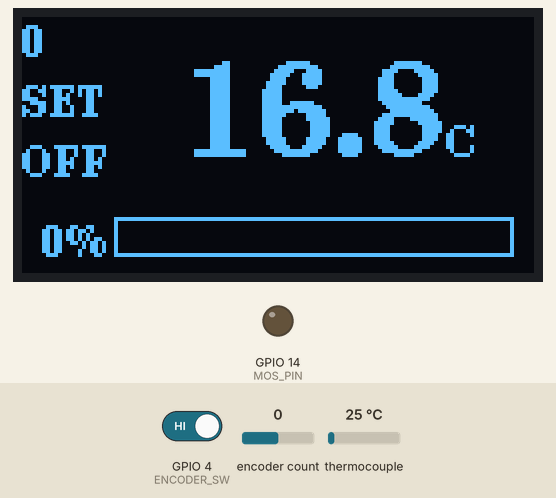
Simulated run of this program. Board: Seeed XIAO ESP32-S3. On the bench: 128×64 one-colour display, output pins drawn as LEDs (lit = HIGH). The inputs (shaded band) are chosen by the test bench; at power-on: thermocouple 25 °C, GPIO 4 (ENCODER_SW) HIGH, encoder count 0.

Above: at 4.2 s.
4.3 s: thermocouple set to 156 °C
At 4.61 s:
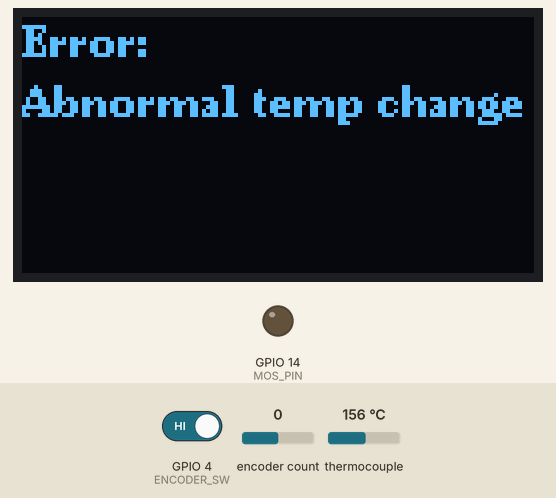
6.2 s: thermocouple set to 163 °C
At 7.2 s:
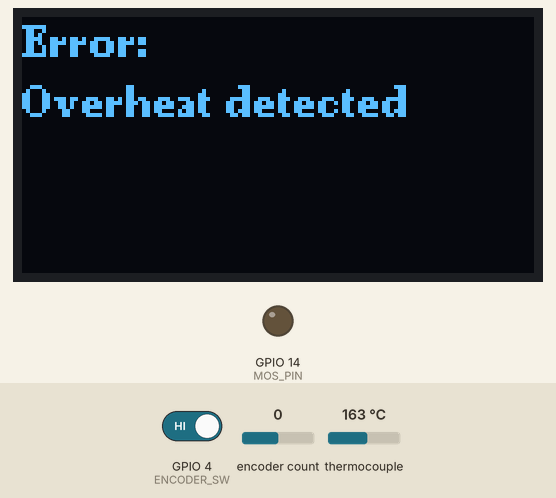
7.8 s: thermocouple set to 6 °C
At 8.21 s:
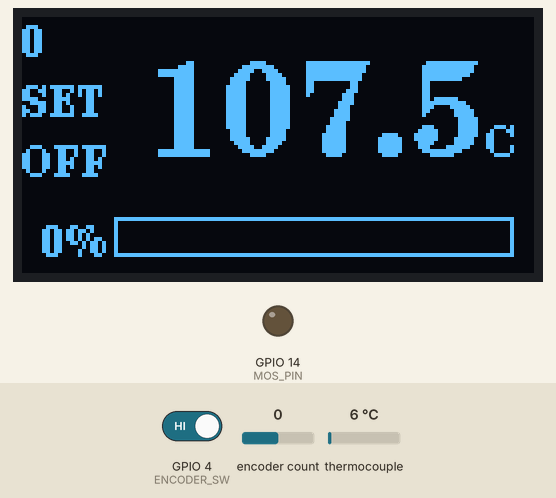
9.6 s: GPIO 4 (ENCODER_SW) driven LOW
At 10.21 s:
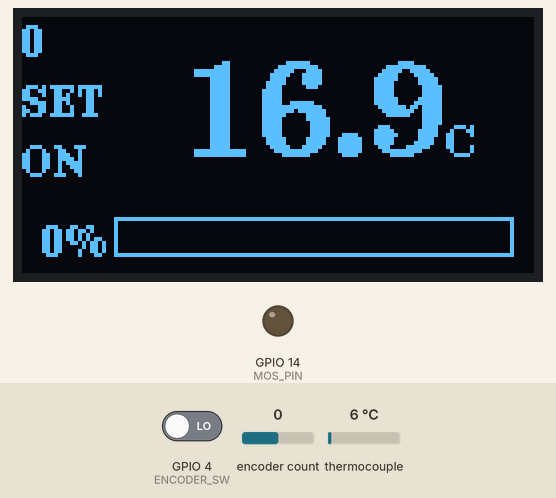
12.2 s: encoder count set to 1
At 13.71 s:
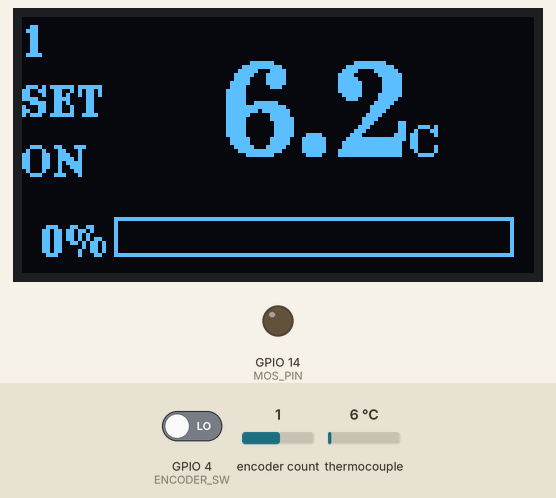
13.8 s: encoder count set to 2
At 16.3 s:
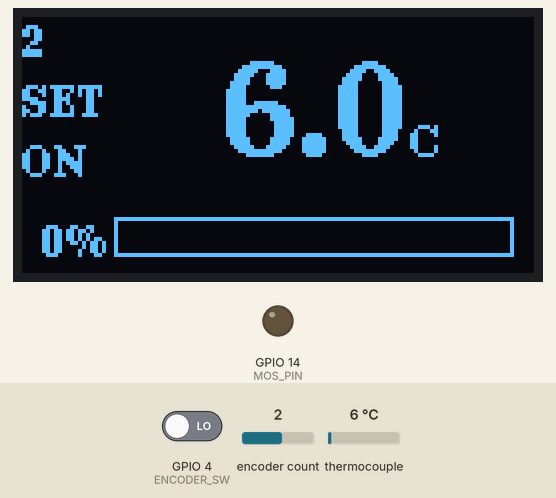
Timing chart, 0 to 16.6 s (numbered marks = the images above; inputs shaded):
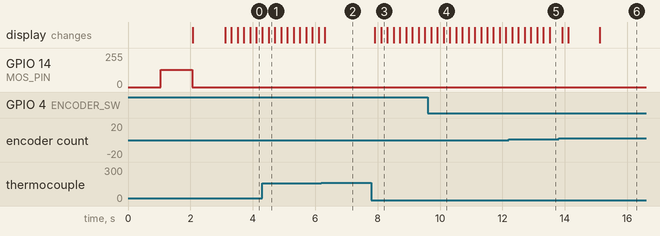

Measured:
- the behaviour switches between 160 and 161 °C on thermocouple (found by bisection; images 1 and 2)
- after the input at 4.3 s, the display: first differs from a run without the input after 0.21 s (image 1)
- after the input at 6.2 s, the display: changes after 0.11 s (image 2)
- after the input at 7.8 s, the display: first changes after 0.11 s (image 3 shows a later state)
- after the input at 9.6 s, the display: first differs from a run without the input after 0.51 s (image 4)

The program:

main.cpp
```cpp
#include <U8g2lib.h>
#include <Adafruit_MAX31865.h>
#include <QuickPID.h>
#include <AiEsp32RotaryEncoder.h>

// 定义引脚和常量
#define CS_PIN  44
#define MOS_PIN 14
#define MIN_TEMPERATURE 0.0f
#define MAX_TEMPERATURE 500.0f
#define MAX_HEATING_TEMPERATURE 150.0f
#define UPDATE_INTERVAL 200
#define DEBOUNCE_INTERVAL 50
#define DOUBLE_CLICK_INTERVAL 300
#define ENCODER_A 2
#define ENCODER_B 3
#define ENCODER_SW 4
#define OVERHEAT_THRESHOLD 160.0f
#define MAX_TEMPERATURE_CHANGE 5.0f
#define HEATING_TIMEOUT 60000 // 60 seconds

// 使用PROGMEM存储字符串
const char ERROR_MSG[] PROGMEM = "Error: ";
const char SET_MSG[] PROGMEM = "SET";
const char ON_MSG[] PROGMEM = "ON";
const char OFF_MSG[] PROGMEM = "OFF";

// 初始化OLED显示器 (SSD1306 128x64, SDA=5, SCL=6)
U8G2_SSD1306_128X64_NONAME_F_HW_I2C u8g2(U8G2_R0, /* reset=*/ U8X8_PIN_NONE);

// 初始化MAX31865温度传感器
Adafruit_MAX31865 max31865 = Adafruit_MAX31865(CS_PIN);

// PID控制相关变量
float setpoint = 80.0f; // 目标温度
float input = 0.0f;     // 当前温度
float output = 0.0f;    // PID输出
float Kp = 20.0f;       // 比例系数
float Ki = 0.5f;        // 积分系数
float Kd = 50.0f;       // 微分系数
// 初始化PID控制器
QuickPID myPID(&input, &output, &setpoint, Kp, Ki, Kd, QuickPID::Action::direct);

// 控制和状态变量
volatile bool startHeating = false; // 是否开始加热
bool errorState = false;            // 是否处于错误状态
String currentError = "";           // 当前错误信息

// 初始化旋转编码器
AiEsp32RotaryEncoder encoder = AiEsp32RotaryEncoder(ENCODER_A, ENCODER_B, ENCODER_SW, -1);
unsigned long lastClickTime = 0;        // 上次点击时间
unsigned long lastButtonPressTime = 0;  // 上次按钮按下时间
bool lastButtonState = HIGH;            // 上次按钮状态
bool waitingForSecondClick = false;     // 是否等待第二次点击

// PID调整相关变量
float previousError = 0.0f;
float errorSum = 0.0f;

// 动画相关变量
float displayedTemperature = 0.0f;
float displayedPWM = 0.0f;
const float animationSpeed = 0.2f; // 动画速度，可调整

// 显示更新相关变量
char prevTempStr[8] = "";
char prevPercentStr[5] = "";
int prevBarWidth = -1;
float prevSetpoint = -1;
bool prevHeatingStatus = false;

// 新增变量
float lastTemperature = 0.0f;
unsigned long heatingStartTime = 0;
unsigned long lastValidTemperatureTime = 0;

// 函数声明
void updateDisplay(float temperature, float pwm, bool isHeating);
void adjustPIDParameters(float error);
void displayError(const char* message);
bool checkSensorConnection();
bool checkOverheat(float temperature);
bool checkTemperatureChange(float temperature);
bool checkHeatingElement();
void performSystemCheck();

// 旋转编码器中断服务函数
void IRAM_ATTR readEncoderISR() {
  encoder.readEncoder_ISR();
}

void setup() {
  Serial.begin(115200);
  u8g2.begin();
  u8g2.setFont(u8g2_font_ncenB08_tr);  // 设置默认字体

  // 初始化MAX31865温度传感器
  if (!max31865.begin(MAX31865_3WIRE)) {
    displayError(PSTR("MAX31865 init failed"));
    while (true); // 初始化失败，停止执行
  }

  // 设置MOS管引脚为PWM输出
  pinMode(MOS_PIN, OUTPUT);
  ledcAttachPin(MOS_PIN, 1);
  ledcSetup(1, 2500, 8);

  // 初始化旋转编码器
  encoder.begin();
  encoder.setup(readEncoderISR);
  encoder.setBoundaries(MIN_TEMPERATURE, MAX_TEMPERATURE, false);
  encoder.setAcceleration(0);

  // 设置PID控制器
  myPID.SetMode(QuickPID::Control::automatic);
  myPID.SetOutputLimits(0, 255);

  performSystemCheck();
}

void loop() {
  static unsigned long lastUpdate = 0;
  unsigned long now = millis();

  // 读取编码器位置并更新目标温度
  long encoderValue = encoder.readEncoder();
  setpoint = constrain(encoderValue, MIN_TEMPERATURE, MAX_HEATING_TEMPERATURE);

  // 处理编码器按钮点击事件
  bool buttonState = digitalRead(ENCODER_SW);
  if (buttonState != lastButtonState) {
    if (buttonState == LOW && (now - lastButtonPressTime) > DEBOUNCE_INTERVAL) {
      if (waitingForSecondClick && (now - lastButtonPressTime) <= DOUBLE_CLICK_INTERVAL) {
        startHeating = !startHeating;
        waitingForSecondClick = false;
        if (startHeating) {
          heatingStartTime = now; // 仅在开始加热时记录时间
        }
      } else {
        waitingForSecondClick = true;
        lastButtonPressTime = now;
      }
    }
    lastButtonState = buttonState;
  }

  // 检查是否超过双击间隔
  if (waitingForSecondClick && (now - lastButtonPressTime) > DOUBLE_CLICK_INTERVAL) {
    waitingForSecondClick = false;
    startHeating = true;
    heatingStartTime = now; // 记录时间
  }

  // 定期更新温度和显示
  if (now - lastUpdate >= UPDATE_INTERVAL) {
    lastUpdate = now;

    errorState = false;
    currentError = "";

    if (!checkSensorConnection()) {
      currentError = PSTR("Sensor disconnected");
      errorState = true;
      startHeating = false;
    } else {
      float temperature = max31865.temperature(100.0, 430.0);

      if (checkOverheat(temperature)) {
        currentError = PSTR("Overheat detected");
        errorState = true;
        startHeating = false;
      } else if (checkTemperatureChange(temperature)) {
        currentError = PSTR("Abnormal temp change");
        errorState = true;
        startHeating = false;
      } else if (checkHeatingElement()) {
        currentError = PSTR("Heating element fault");
        errorState = true;
        startHeating = false;
      } else if (startHeating && (now - heatingStartTime > HEATING_TIMEOUT)) {
        currentError = PSTR("Heating timeout");
        errorState = true;
        startHeating = false;
      }

      if (startHeating && !errorState) {
        input = temperature;
        myPID.Compute(); // 计算PID输出

        // 确保输出在有效范围内，避免输入过高
        output = (temperature >= MAX_HEATING_TEMPERATURE) ? 0 : output;

        ledcWrite(1, constrain(output, 0, 255)); // 设置PWM输出并确保在范围内
        adjustPIDParameters(setpoint - temperature); // 调整PID参数
      } else {
        ledcWrite(1, 0); // 停止加热
        output = 0;
      }

      if (errorState) {
        displayError(currentError.c_str());
      } else {
        updateDisplay(temperature, output, startHeating); // 更新显示
      }

      lastTemperature = temperature; // 更新最后的有效温度
      lastValidTemperatureTime = now;
    }
  }
}

void updateDisplay(float temperature, float pwm, bool isHeating) {
  bool needFullUpdate = false;

  displayedTemperature += (temperature - displayedTemperature) * animationSpeed;
  displayedPWM += (pwm - displayedPWM) * animationSpeed;

  char tempStr[8];
  snprintf_P(tempStr, sizeof(tempStr), PSTR("%.1f"), displayedTemperature);

  char percentStr[5];
  snprintf_P(percentStr, sizeof(percentStr), PSTR("%d%%"), static_cast<int>((displayedPWM / 255.0f) * 100.0f));

  int barWidth = static_cast<int>((displayedPWM / 255.0f) * 100);

  // 检查是否需要全屏更新
  if (strcmp(tempStr, prevTempStr) != 0 || strcmp(percentStr, prevPercentStr) != 0 ||
      barWidth != prevBarWidth || setpoint != prevSetpoint || isHeating != prevHeatingStatus) {
    needFullUpdate = true;
  }

  if (needFullUpdate) {
    u8g2.clearBuffer();

    // 显示设定温度
    u8g2.setFont(u8g2_font_ncenB08_tr);
    u8g2.setCursor(0, 10);
    u8g2.print(static_cast<int>(setpoint));

    // 显示SET字符
    u8g2.setCursor(0, 25);
    u8g2.print(SET_MSG);

    // 显示加热状态
    u8g2.setCursor(0, 40);
    u8g2.print(isHeating ? ON_MSG : OFF_MSG);

    // 显示当前温度（居中对齐，放大字体）
    u8g2.setFont(u8g2_font_ncenB24_tr); // 使用更大的字体
    int tempWidth = u8g2.getStrWidth(tempStr);
    u8g2.setCursor(((128 - tempWidth) / 2) + 9, 35); // 右移9像素，上移5像素（从40改为35）
    u8g2.print(tempStr);
    u8g2.setFont(u8g2_font_ncenB08_tr); // 恢复小字体
    u8g2.print("C");

    // 计算进度条的位置
    int barStartX = ((128 - 100) / 2) + 9;

    // 显示百分比（对齐进度条左侧）
    u8g2.setCursor(barStartX - 18, 60);
    u8g2.print(percentStr);

    // 绘制进度条（居中对齐，总宽度100像素，右移9像素）
    u8g2.drawFrame(barStartX, 50, 100, 10);
    if (barWidth > 0) {
      u8g2.drawBox(barStartX, 50, barWidth, 10);
    }

    u8g2.sendBuffer();

    // 更新先前的值
    strcpy(prevTempStr, tempStr);
    strcpy(prevPercentStr, percentStr);
    prevBarWidth = barWidth;
    prevSetpoint = setpoint;
    prevHeatingStatus = isHeating;
  }
}

void adjustPIDParameters(float error) {
  static unsigned long lastAdjustTime = 0;
  unsigned long now = millis();

  // 限制调整频率
  if (now - lastAdjustTime < 500) {
    return;
  }
  lastAdjustTime = now;

  float errorChange = error - previousError;
  previousError = error;

  // 根据误差大小调整PID参数
  if (abs(error) > 5.0f) {
    Kp += 0.2f;
    Ki -= 0.02f;
    Kd += 1.0f;
  } else {
    Kp -= 0.2f;
    Ki += 0.02f;
    Kd -= 1.0f;
  }

  // 累积误差并调整PID参数
  errorSum += error;
  errorSum = constrain(errorSum, -100.0f, 100.0f);
  Kp += errorSum * 0.01f;
  Kd += errorChange * 0.1f;

  // 限制PID参数范围
  Kp = constrain(Kp, 10.0f, 30.0f);
  Ki = constrain(Ki, 0.1f, 1.0f);
  Kd = constrain(Kd, 20.0f, 60.0f);

  // 更新PID控制器参数
  myPID.SetTunings(Kp, Ki, Kd);
}

void displayError(const char* message) {
  u8g2.clearBuffer();
  u8g2.setFont(u8g2_font_ncenB08_tr);
  u8g2.setCursor(0, 10);
  u8g2.print(ERROR_MSG);
  u8g2.setCursor(0, 25);
  u8g2.print(message);
  u8g2.sendBuffer();
}

bool checkSensorConnection() {
  uint16_t rtd = max31865.readRTD();
  if (rtd == 0 || rtd == 65535) {
    return false;
  }
  return true;
}

bool checkOverheat(float temperature) {
  return temperature > OVERHEAT_THRESHOLD;
}

bool checkTemperatureChange(float temperature) {
  return abs(temperature - lastTemperature) > MAX_TEMPERATURE_CHANGE;
}

bool checkHeatingElement() {
  unsigned long now = millis();
  return startHeating && now - lastValidTemperatureTime > 5000 && input < setpoint - 5.0f;
}

void performSystemCheck() {
  u8g2.clearBuffer();
  u8g2.setFont(u8g2_font_ncenB08_tr);
  u8g2.setCursor(0, 10);
  u8g2.print(F("System check..."));
  u8g2.sendBuffer();

  delay(1000);

  if (!checkSensorConnection()) {
    displayError(PSTR("Sensor check failed"));
    return;
  }

  ledcWrite(1, 128);
  delay(1000);
  ledcWrite(1, 0);

  float testTemp = max31865.temperature(100.0, 430.0);
  if (testTemp < 0 || testTemp > MAX_HEATING_TEMPERATURE) {
    displayError(PSTR("Temp reading invalid"));
    return;
  }

  u8g2.clearBuffer();
  u8g2.setCursor(0, 10);
  u8g2.print(F("System check OK"));
  u8g2.sendBuffer();
  delay(1000);
}
```
